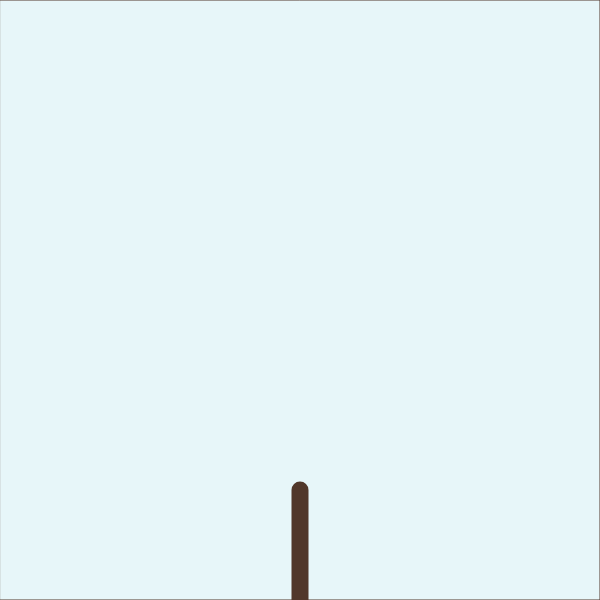
Frame 1 (no input)
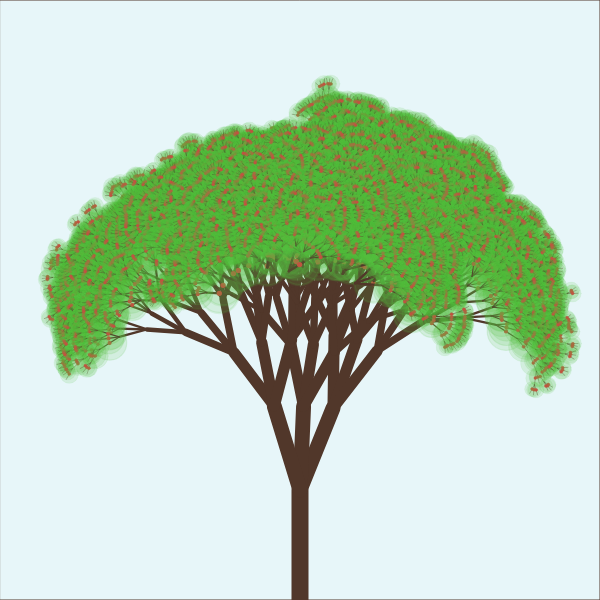
Frame 60 (no input)
Frame 120 (the mouse pressed at the canvas centre since frame 60): identical to frame 60, image omitted

The p5.js sketch that drew these frames (run headless with seeded random() and noise() and a simulated clock; from frame 60 on, the mouse is pressed at the canvas centre):

// p5.js sketch
// ── sketch.js
let branchAngleMinDeg = 15;
let branchAngleMaxDeg = 28;
let bendAngleMinDeg = 1;
let bendAngleMaxDeg = 8;
const minLengthBranch = 13;
let strokeW = 17;
let strokeWDim = 0.88;
let strokeWMin = 0.4;
const calcWeight = (depth) => strokeW*(strokeWDim**(depth**1.7));

const initialLength = 110;

let lengthFactMin = 0.7;
let lengthFactMax = 0.83;

let bgCol;
let treeCol;
let fruitCol;
let leafCol;



const lengthFactor = () => map(random(), 0, 1, lengthFactMin, lengthFactMax);

function setup() {
  createCanvas(600, 600);
  angleMode(DEGREES);
  colorMode(HSL);
  frameRate(60);
  
  treeCol = color(20, 32, 24, 1);
  stroke(treeCol);
  bgCol = color(190, 60, 94);
  strokeCap(ROUND);

  fruitCol = color(10,50,50);
  leafCol = color(110,50,50,0.14);

  background(bgCol);
  noFill();
  rect(0,0,width,height);
}

let draws = [() => drawBranch(width/2, height, -90, initialLength, 0)];
let nextDraws = [];

function draw() {
  draws.forEach(d => d());
  draws = nextDraws;
  nextDraws = [];
}

drawBranch = (posX, posY, ang, len, depth) => {
  const dX = cos(ang) * len;
  const dY = sin(ang) * len;
  const x1 = posX + dX;
  const y1 = posY + dY;
  const w = calcWeight(depth);
  strokeWeight(max(w, strokeWMin));
  line(posX, posY, x1, y1);
  if (len < minLengthBranch * 2) {
    push();
    stroke(leafCol);
    fill(leafCol);
    circle(posX + dX/2, posY + dY/2, len * lengthFactor() * 2)
    pop();
  }
  if (len < minLengthBranch * 2) {
    push();
    stroke(fruitCol);
    fill(fruitCol);
    circle(posX + dX/2, posY + dY/2, minLengthBranch * 0.23);
    pop();
  }
  if (len < minLengthBranch) {
    return;
  }
  let bendAng = getPosOrNegBtw(bendAngleMinDeg, bendAngleMaxDeg);
  let branchAng = getPosOrNegBtw(branchAngleMinDeg, branchAngleMaxDeg);
  nextDraws.push(() => drawBranch(x1, y1, ang + bendAng + branchAng, len * lengthFactor(), depth + 1));
  nextDraws.push(() => drawBranch(x1, y1, ang + bendAng, len * lengthFactor(), depth + 1));
  nextDraws.push(() => drawBranch(x1, y1, ang + bendAng - branchAng, len* lengthFactor(), depth + 1));
}

const getPosOrNegBtw = (minV, maxV) => {
  const sign = random() > 0.5 ? 1 : -1;
  const v = random();
  const abs = map(v, 0, 1, minV, maxV);
  return sign * abs;
}
